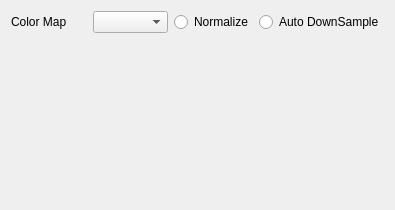
<?xml version="1.0" encoding="UTF-8"?>
<ui version="4.0">
 <class>Form</class>
 <widget class="QWidget" name="Form">
  <property name="geometry">
   <rect>
    <x>0</x>
    <y>0</y>
    <width>395</width>
    <height>210</height>
   </rect>
  </property>
  <property name="minimumSize">
   <size>
    <width>390</width>
    <height>200</height>
   </size>
  </property>
  <property name="maximumSize">
   <size>
    <width>400</width>
    <height>250</height>
   </size>
  </property>
  <property name="windowTitle">
   <string>View Config</string>
  </property>
  <layout class="QGridLayout" name="gridLayout">
   <item row="0" column="2">
    <widget class="QRadioButton" name="normalize_radio">
     <property name="text">
      <string>Normalize</string>
     </property>
    </widget>
   </item>
   <item row="0" column="0">
    <widget class="QLabel" name="colormap_label">
     <property name="text">
      <string>Color Map</string>
     </property>
    </widget>
   </item>
   <item row="0" column="1">
    <widget class="QComboBox" name="colormap_combo"/>
   </item>
   <item row="0" column="3">
    <widget class="QRadioButton" name="auto_downsample_radio">
     <property name="text">
      <string>Auto DownSample</string>
     </property>
    </widget>
   </item>
   <item row="2" column="0" colspan="4">
    <widget class="QWidget" name="histogram_container" native="true"/>
   </item>
  </layout>
 </widget>
 <resources/>
 <connections/>
</ui>
